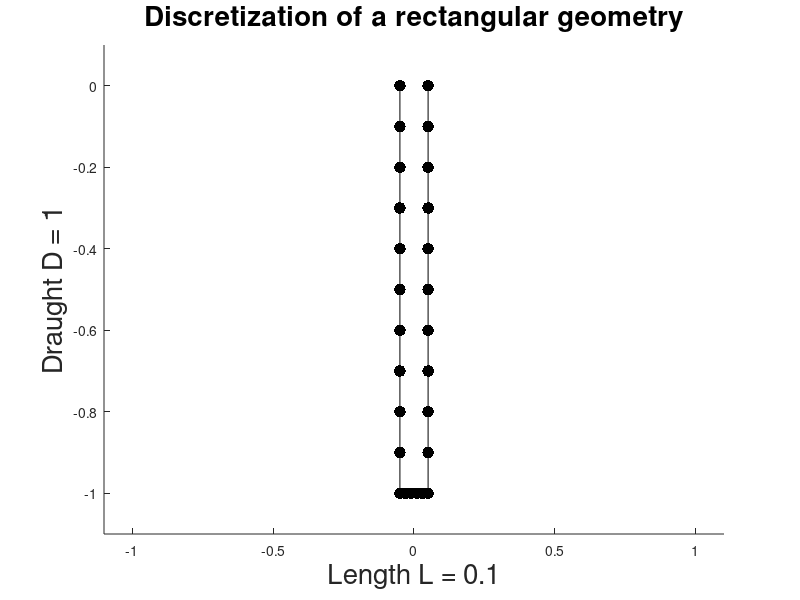

MATLAB code for this plot:
clear;
clc;

% box of draught D and length (width) L, with D as unit length
% left vertical side
D=1;
L=0.1;
Nside=10;
Nbott=5;
N=Nside+Nbott+Nside;
dy=D/Nside;
dx=L/Nbott;
xp(1)=-L/2;
xm(1)=-L/2;
yp(1)=-dy;
ym(1)=-dy*(1-1);

coord=[xm(1),ym(1),xp(1),yp(1)];

for i=2:Nside;
    xp(i)=-L/2;
    xm(i)=-L/2;
    yp(i)=-dy*i;
    ym(i)=-dy*(i-1);
    coord2=[xm(i),ym(i),xp(i),yp(i)];
    coord=[coord;coord2];
end
for i=1+Nside:Nside+Nbott;
    i1=i-Nside;
    xp(i)=-L/2+dx*i1;
    xm(i)=-L/2+dx*(i1-1);
    yp(i)=-D;
    ym(i)=-D;
    coord2=[xm(i),ym(i),xp(i),yp(i)];
    coord=[coord;coord2];
end
for i=1+Nside+Nbott:Nside+Nbott+Nside;
    i1=i-Nside-Nbott;
    xp(i)=L/2;
    xm(i)=L/2;
    yp(i)=-D+dy*i1;
    ym(i)=-D+dy*(i1-1);
    coord2=[xm(i),ym(i),xp(i),yp(i)];
    coord=[coord;coord2];
end
save -ascii box3.dat coord;
% plot geometry
xa=xm;
xa=[xm,xp(N)];
ya=ym;
ya=[ym,yp(N)];
hold on
axis ([-1.1 1.1 -1.1 0.1])
h1=plot(xa,ya,'k .','MarkerSize',[25])
plot(xa,ya,'k -')
title('Discretization of a rectangular geometry', 'FontSize',20)
xlabel(['Length L = ' num2str(L)],'FontSize',20) % x-axis label
ylabel(['Draught D = ' num2str(D)], 'FontSize',20) % y-axis label
% axis off
% get(h1);
% set(h1,'MarkerSize',[25])
% set(gca,'FontSize',20)